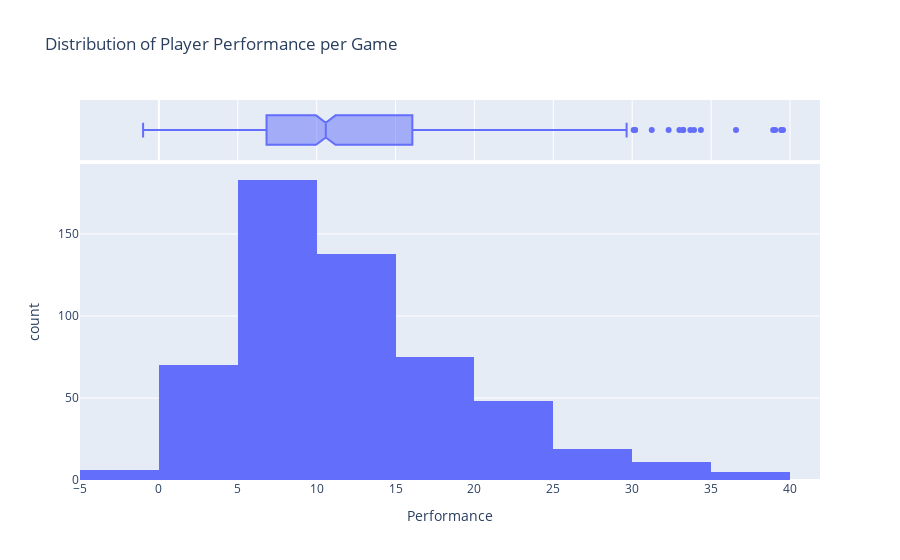
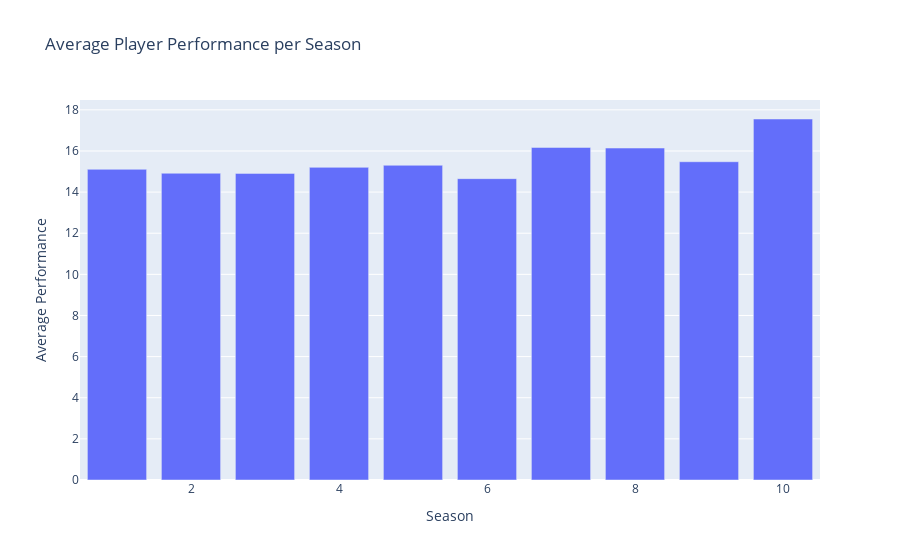
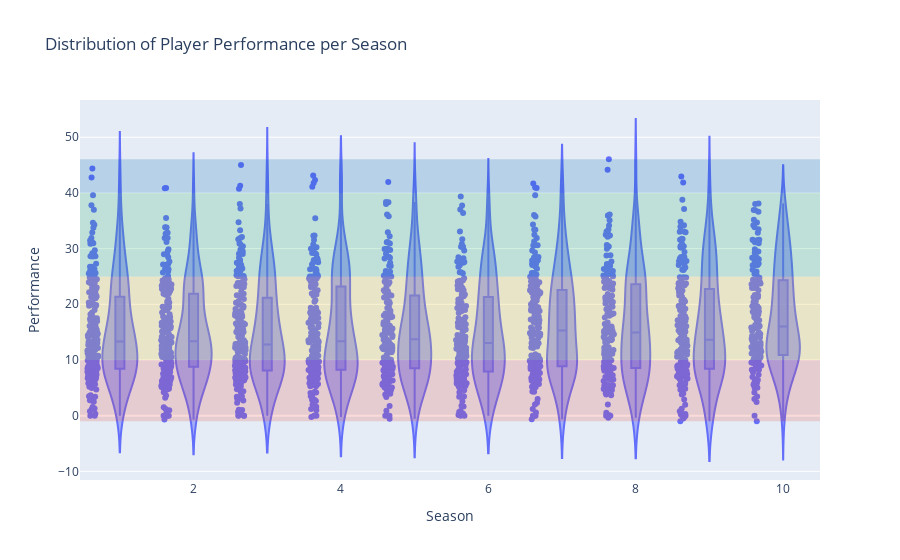

The notebook cell saved with these charts, in order:
### Markdown cell above
#### Performance Classification

To classify each overall player's performance, the analysis will consider the performances of all players over a 10-year period. The average performance across all players during this time will serve as the basis for comparison.

### Code cell
ptd.average_players_perfomance()

### Figure 1 — Plotly figure (JSON) as saved in the notebook; plotly's stock layout.template omitted (floating-point values rounded to 4 significant figures; data arrays with more than 128 entries replaced by an {"elided": "..."} marker saying what was removed)
{"data": [{"bingroup": "x", "hovertemplate": "Performance=%{x}<br>count=%{y}<extra></extra>", "legendgroup": "", "marker": {"color": "#636efa", "pattern": {"shape": ""}}, "name": "", "nbinsx": 15, "orientation": "v", "showlegend": false, "type": "histogram", "x": {"elided": "555 float values"}, "xaxis": "x", "yaxis": "y"}, {"hovertemplate": "Performance=%{x}<extra></extra>", "legendgroup": "", "marker": {"color": "#636efa"}, "name": "", "notched": true, "showlegend": false, "type": "box", "x": {"elided": "555 float values"}, "xaxis": "x2", "yaxis": "y2"}], "layout": {"barmode": "relative", "legend": {"tracegroupgap": 0}, "title": {"text": "Distribution of Player Performance per Game"}, "xaxis": {"anchor": "y", "domain": [0, 1], "title": {"text": "Performance"}}, "xaxis2": {"anchor": "y2", "domain": [0, 1], "matches": "x", "showgrid": true, "showticklabels": false}, "yaxis": {"anchor": "x", "domain": [0, 0.8316], "title": {"text": "count"}}, "yaxis2": {"anchor": "x2", "domain": [0.8416, 1], "matches": "y2", "showgrid": false, "showline": false, "showticklabels": false, "ticks": ""}}}

### Figure 2 — Plotly figure (JSON) as saved in the notebook; plotly's stock layout.template omitted (floating-point values rounded to 4 significant figures)
{"data": [{"hovertemplate": "Season=%{x}<br>Average Performance=%{y}<extra></extra>", "legendgroup": "", "marker": {"color": "#636efa", "pattern": {"shape": ""}}, "name": "", "orientation": "v", "showlegend": false, "textposition": "auto", "type": "bar", "x": [1, 2, 3, 4, 5, 6, 7, 8, 9, 10], "xaxis": "x", "y": [15.11, 14.92, 14.91, 15.2, 15.3, 14.65, 16.17, 16.14, 15.48, 17.55], "yaxis": "y"}], "layout": {"barmode": "relative", "legend": {"tracegroupgap": 0}, "title": {"text": "Average Player Performance per Season"}, "xaxis": {"anchor": "y", "domain": [0, 1], "title": {"text": "Season"}}, "yaxis": {"anchor": "x", "domain": [0, 1], "title": {"text": "Average Performance"}}}}

### Figure 3 — Plotly figure (JSON) as saved in the notebook; plotly's stock layout.template omitted (floating-point values rounded to 4 significant figures; data arrays with more than 128 entries replaced by an {"elided": "..."} marker saying what was removed)
{"data": [{"alignmentgroup": "True", "box": {"visible": true}, "hovertemplate": "Season=%{x}<br>Performance=%{y}<extra></extra>", "legendgroup": "", "marker": {"color": "#636efa"}, "name": "", "offsetgroup": "", "orientation": "v", "points": "all", "scalegroup": "True", "showlegend": false, "type": "violin", "x": {"elided": "1805 int values"}, "x0": " ", "xaxis": "x", "y": {"elided": "1805 float values"}, "y0": " ", "yaxis": "y"}], "layout": {"legend": {"tracegroupgap": 0}, "shapes": [{"fillcolor": "#e74c3c", "line": {"width": 0}, "opacity": 0.2, "type": "rect", "x0": 0, "x1": 1, "xref": "x domain", "y0": -1, "y1": 10, "yref": "y"}, {"fillcolor": "#f1c40f", "line": {"width": 0}, "opacity": 0.2, "type": "rect", "x0": 0, "x1": 1, "xref": "x domain", "y0": 10, "y1": 25, "yref": "y"}, {"fillcolor": "#27ae60", "line": {"width": 0}, "opacity": 0.2, "type": "rect", "x0": 0, "x1": 1, "xref": "x domain", "y0": 25, "y1": 40, "yref": "y"}, {"fillcolor": "#006ab1", "line": {"width": 0}, "opacity": 0.2, "type": "rect", "x0": 0, "x1": 1, "xref": "x domain", "y0": 40, "y1": 46.03, "yref": "y"}], "title": {"text": "Distribution of Player Performance per Season"}, "violinmode": "group", "xaxis": {"anchor": "y", "domain": [0, 1], "title": {"text": "Season"}}, "yaxis": {"anchor": "x", "domain": [0, 1], "title": {"text": "Performance"}}}}
